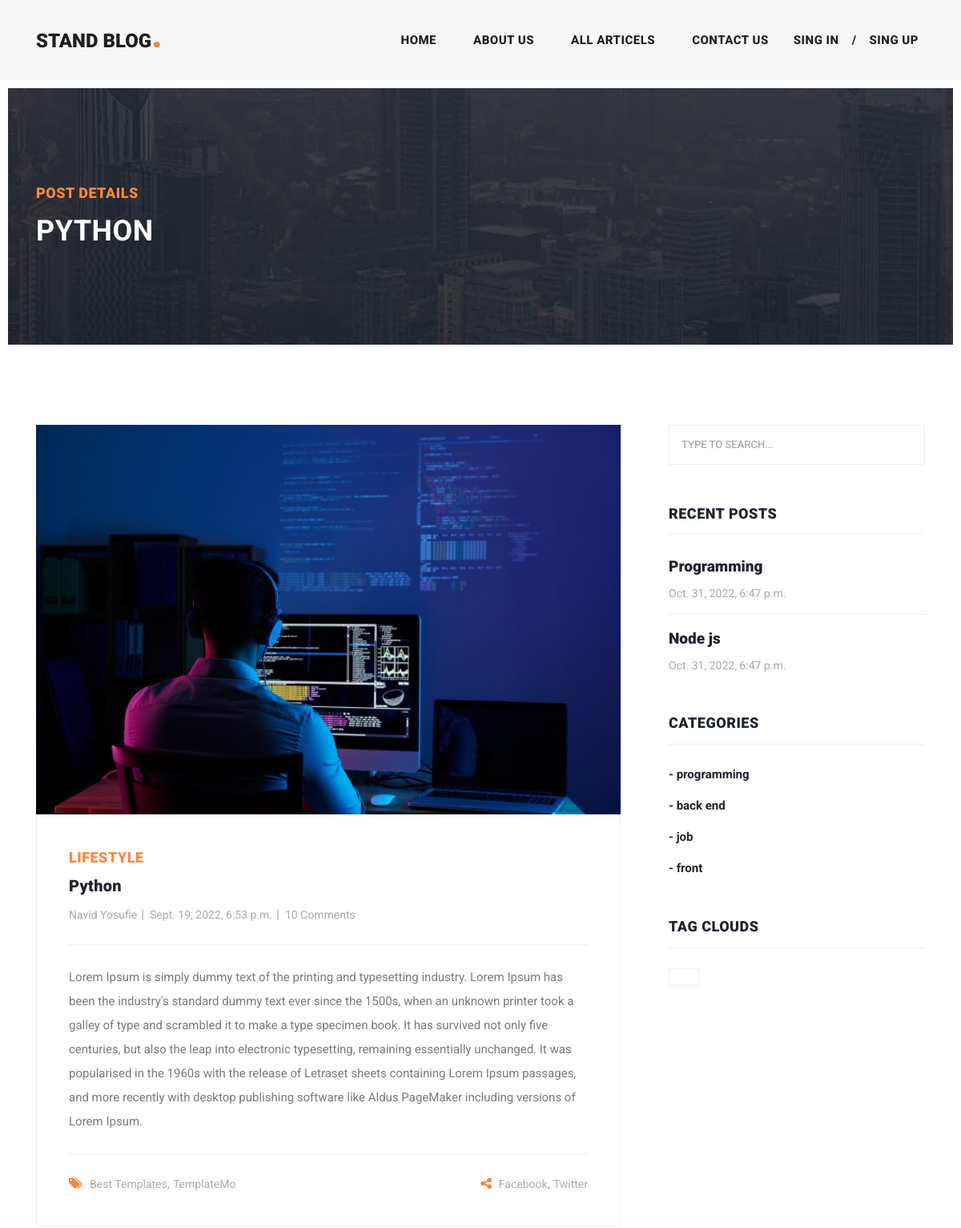
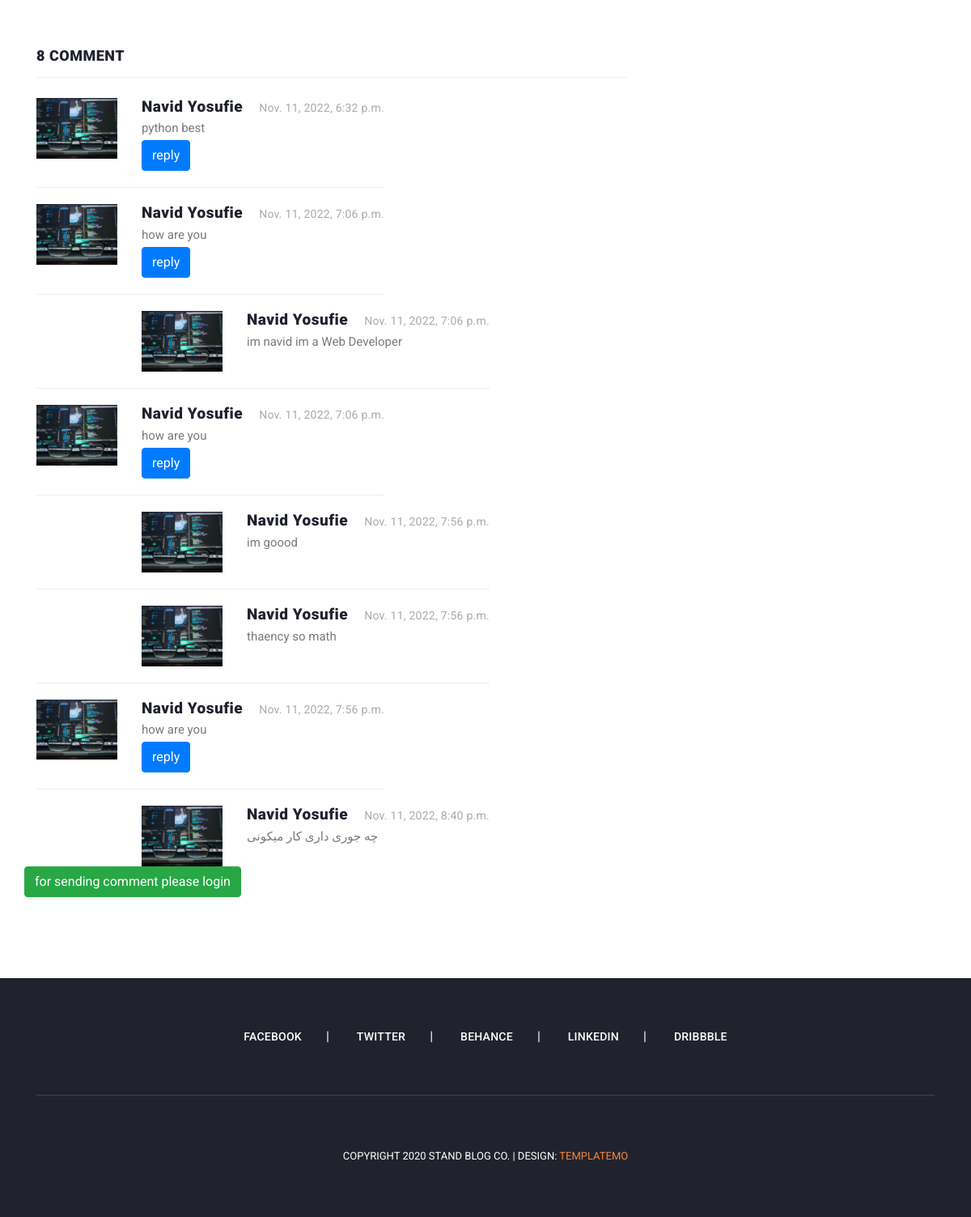
The app's page /articles/detail/python with its own data (2 pictures, top to bottom).
### blog/models.py (models this page shows, shortened)
class Article(models.Model):
    author = models.ForeignKey(User, on_delete=models.CASCADE)
    cateqory = models.ManyToManyField(Cateqory, blank=True, related_name="articles")
    title = models.CharField(max_length=90)
    body = models.TextField(blank=True)
    image = models.ImageField(upload_to="image/article")
    created = models.DateTimeField(auto_now_add=True)
    updated = models.DateTimeField(auto_now=True)
    myfile = models.FileField(upload_to="file", null=True, blank=True)
    status = models.BooleanField(null=True, blank=True, default=True)
    slug = models.SlugField(null=True, unique=True, blank=True)
    objects = models.Manager()
    custom_manager = ArticleManager()
    class Meta:
        verbose_name = "post"
    def get_absolute_url(self):
        return reverse("blog:article_detail", kwargs={"slug": self.slug})

class Comment(models.Model):
    article = models.ForeignKey(Article, on_delete=models.CASCADE, related_name="comments")
    user = models.ForeignKey(User, on_delete=models.CASCADE, related_name="comments")
    parent = models.ForeignKey("self", on_delete=models.CASCADE, related_name='replies', blank=True, null=True)
    body = models.TextField()
    created = models.DateTimeField(auto_now_add=True, blank=True, null=True)

class Cateqory(models.Model):
    title = models.CharField(max_length=100)
    created = models.DateTimeField(auto_now_add=True)
    slug = models.SlugField(blank=True)
    def get_absolut_url(self):
        return reverse("blog:category_detail", kwargs={"slug": self.slug})

### account/models.py (models this page shows, shortened)
class Profile(models.Model):
    user = models.OneToOneField(User, on_delete=models.CASCADE)
    fathers_name = models.CharField(max_length=30)
    natinal_code = models.CharField(max_length=10)
    image = models.ImageField(upload_to="profile/image", blank=True, null=True)

### blog/views.py (the view)
# urls.py: path("detail/<slug:slug>", views.ArticleDetailView.as_view(), name="article_detail"),
class ArticleDetailView(DetailView):
    model = Article

### context_processors/context_processors.py (called while the page is built)
def recent_articles(request):
    recent_articles = Article.objects.order_by("-created",)[:2]
    return {"recent_articles": recent_articles}

def cateqouries(request):
    cateqouries = Cateqory.objects.all()
    return {"cateqouries": cateqouries}

### blog/templates/blog/article_detail.html (shortened to what this page needs)
{% extends "base.html" %}
{% load static %}
{% block content %}
    <div class="heading-page header-text">
        <section class="page-heading">
            <div class="container">
                <div class="row">
                    <div class="col-lg-12">
                        <div class="text-content">
                            <h4>Post Details</h4>
                            <h2>{{ article.title }}</h2>
                        </div>
                    </div>
                </div>
            </div>
        </section>
    </div>
    <section class="blog-posts grid-system">
        <div class="container">
            <div class="row">
                <div class="col-lg-8">
                    <div class="all-blog-posts">
                        <div class="row">
                            <div class="col-lg-12">
                                <div class="blog-post">
                                    <div class="blog-thumb">
                                        <img src="{{ article.image.url }}" alt="">
                                    </div>
                                    <div class="down-content">
                                        <span>Lifestyle</span>
                                        <a href=""><h4>{{ article.title }}</h4></a>
                                        <ul class="post-info">
                                            <li><a href="#">{{ article.author.get_full_name }}</a></li>
                                            <li><a href="#">{{ article.created }}</a></li>
                                            <li><a href="#">10 Comments</a></li>
                                        </ul>
                                        <p>{{ article.body }}</p>
                                        <div class="post-options">
                                            <div class="row">
                                                <div class="col-6">
                                                    <ul class="post-tags">
                                                        <li><i class="fa fa-tags"></i></li>
                                                        <li><a href="#">Best Templates</a>,</li>
                                                        <li><a href="#">TemplateMo</a></li>
                                                    </ul>
                                                </div>
                                                <div class="col-6">
                                                    <ul class="post-share">
                                                        <li><i class="fa fa-share-alt"></i></li>
                                                        <li><a href="#">Facebook</a>,</li>
                                                        <li><a href="#"> Twitter</a></li>
                                                    </ul>
                                                </div>
                                            </div>
                                        </div>
                                    </div>
                                </div>
                            </div>
                            <div class="col-lg-12">
                                <div class="sidebar-item comments">
                                    <div class="sidebar-heading">
                                        <h2>{{ article.comments.count }} comment</h2>
                                    </div>
                                    <div class="content">
                                        <ul>
                                            {% for comment in article.comments.all %}
                                                {% if comment.parent == None %}
                                                    <li>
                                                        <div class="author-thumb">
                                                            {% if comment.user.profile.image %}
                                                                <img src="{{ comment.user.profile.image.url }}" alt="">
                                                            {% else %}
                                                                <img src="{% static "images/profile.png" %}" alt="">
                                                            {% endif %}
                                                        </div>
                                                        <div class="right-content">
                                                            <h4>{{ comment.user.get_full_name }}<span>{{ comment.created }}</span>
                                                            </h4>
                                                            <p>{{ comment.body }}</p>
                                                            <button name="reply" onclick="set_value({{ comment.id }})" class="btn btn-primary">reply</button>
                                                        </div>
                                                    </li>
                                                    {% for reply in comment.replies.all %}
                                                        <li class="replied">
                                                            <div class="author-thumb">
                                                                {% if comment.user.profile.image %}
                                                                    <img src="{{ comment.user.profile.image.url }}"
                                                                         alt="">
                                                                {% else %}
                                                                    <img src="{% static "images/profile.png" %}"
                                                                         alt="">
                                                                {% endif %}
                                                            </div>
                                                            <div class="right-content">
                                                                <h4>{{ reply.user.get_full_name }}<span>{{ reply.created }}</span>
                                                                </h4>
                                                                <p>{{ reply.body }}</p>
                                                            </div>
                                                        </li>
                                                    {% endfor %}
                                                {% endif %}
                                            {% endfor %}
                                        </ul>
                                    </div>
                                </div>
                            </div>
                            {% if request.user.is_authenticated %}
                                <div class="col-lg-12">
                                    <div class="sidebar-item submit-comment">
                                        <div class="sidebar-heading">
                                            <h2>Your comment</h2>
                                        </div>
                                        <div class="content">
                                            <form id="comment" action="#" method="post">
                                                {% csrf_token %}
                                                <div class="row">
                                                    <input  type="hidden" id="parent_id" name="parent_id" value="">
                                                    <div class="col-md-6 col-sm-12">
                                                        <div class="col-lg-12">
                                                            <fieldset>
                                                                <textarea name="body" rows="6" id="body"
                                                                          placeholder="Type your comment"
                                                                          required=""></textarea>
                                                            </fieldset>
                                                        </div>
                                                        <div class="col-lg-12">
                                                            <fieldset>
                                                                <button type="submit" id="form-submit"
                                                                        class="main-button">Submit
                                                                </button>
                                                            </fieldset>
                                                        </div>
                                                    </div>
                                                </div>
                                            </form>
                                        </div>
                                    </div>
                                </div>
                            {% else %}
                                <a class="btn btn-success" href="{% url "account:login" %}">for sending comment please
                                    login</a>
                            {% endif %}
                        </div>
                    </div>
                </div>
                {% include "includes/sidebar.html" %}
            </div>
        </div>
    </section>
{% endblock %}

### templates/includes/sidebar.html
{% load static %}
<div class="col-lg-4">
    <div class="sidebar">
        <div class="row">
            <div class="col-lg-12">
                <div class="sidebar-item search">
                    <form id="search_form" name="gs" method="GET" action="{% url "blog:search_articles" %}">
                        <input type="text" name="search" class="searchText" placeholder="type to search..."
                               autocomplete="on">
                    </form>
                </div>
            </div>
            <div class="col-lg-12">
                <div class="sidebar-item recent-posts">
                    <div class="sidebar-heading">
                        <h2>Recent Posts</h2>
                    </div>
                    <div class="content">
                        <ul>
                            {% for article in recent_articles %}
                                <li><a href="{{ article.get_absolute_url }}">
                                    <h5>{{ article.title }}</h5>
                                    <span>{{ article.created }}</span>
                                </a></li>
                            {% endfor %}
                        </ul>
                    </div>
                </div>
            </div>
            <div class="col-lg-12">
                <div class="sidebar-item categories">
                    <div class="sidebar-heading">
                        <h2>Categories</h2>
                    </div>
                    <div class="content">
                        <ul>
                            {% for cat in cateqouries %}
                            <li><a href="{{  cat.get_absolut_url }}">- {{ cat.title }}</a></li>
                            {% endfor %}
                        </ul>
                    </div>
                </div>
            </div>
            <div class="col-lg-12">
                <div class="sidebar-item tags">
                    <div class="sidebar-heading">
                        <h2>Tag Clouds</h2>
                    </div>
                    <div class="content">
                        <ul>
                            <li><a href="#">{{ name }}</a></li>
                        </ul>
                    </div>
                </div>
            </div>
        </div>
    </div>
</div>

### records on screen
Article: title "PYTHON", image (picture), title "Python", author.get_full_name "Navid Yosufie", created "Sept. 19, 2022, 6:53 p.m.", body "Lorem Ipsum is simply dummy text of the printing and typesetting industry. Lorem Ipsum has been the industry's standard dummy text ever since the 1500s, when an unknown printer took a galley of type and scrambled it to make a type specimen book. It has survived not only five centuries, but also the leap into electronic typesetting, remaining essentially unchanged. It was popularised in the 1960s with the release of Letraset sheets containing Lorem Ipsum passages, and more recently with desktop publishing software like Aldus PageMaker including versions of Lorem Ipsum.", comments.count "8"
Comment: user.profile.image (picture), user.get_full_name "Navid Yosufie", created "Nov. 11, 2022, 6:32 p.m.", body "python best"
Comment: user.profile.image (picture), user.get_full_name "Navid Yosufie", created "Nov. 11, 2022, 7:06 p.m.", body "how are you"
Comment: user.profile.image (picture), user.get_full_name "Navid Yosufie", created "Nov. 11, 2022, 7:06 p.m.", body "im navid im a Web Developer"
Comment: user.profile.image (picture), user.get_full_name "Navid Yosufie", created "Nov. 11, 2022, 7:06 p.m.", body "how are you"
Comment: user.profile.image (picture), user.get_full_name "Navid Yosufie", created "Nov. 11, 2022, 7:56 p.m.", body "im goood"
Comment: user.profile.image (picture), user.get_full_name "Navid Yosufie", created "Nov. 11, 2022, 7:56 p.m.", body "thaency so math"
Comment: user.profile.image (picture), user.get_full_name "Navid Yosufie", created "Nov. 11, 2022, 7:56 p.m.", body "how are you"
Comment: user.profile.image (picture), user.get_full_name "Navid Yosufie", created "Nov. 11, 2022, 8:40 p.m.", body "چه جوری داری کار میکونی"
Article: title "Programming", created "Oct. 31, 2022, 6:47 p.m."
Article: title "Node js", created "Oct. 31, 2022, 6:47 p.m."
Cateqory: title "programming"
Cateqory: title "back end"
Cateqory: title "job"
Cateqory: title "front"
